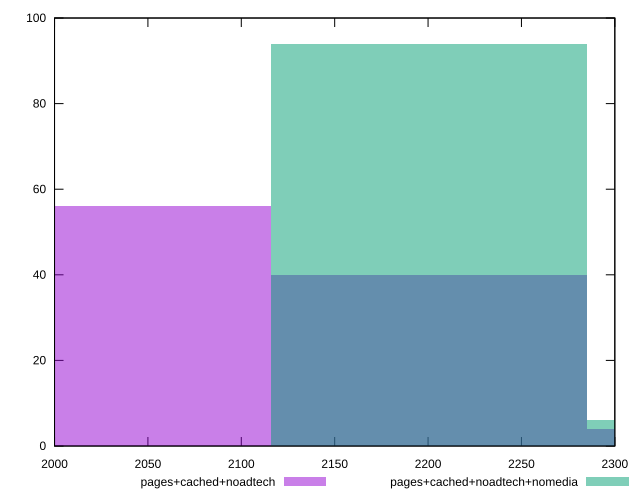

Generate this figure with gnuplot:
reset

$pagesCachedNoadtech <<EOF
2200.346191517185 40
2369.603590864661 4
2031.0887921697092 56
EOF

$pagesCachedNoadtechNomedia <<EOF
2369.603590864661 6
2200.346191517185 94
EOF

set key outside below
set boxwidth 169.25739934747577
set xrange [2000:2300]
set yrange [0:100]
set trange [0:100]
set style fill transparent solid 0.5 noborder
set terminal svg size 640, 500 enhanced background rgb 'white'
set output "report_00018_2021-02-10T15-25-16.877Z/unused-javascript/comparison/histogram/2_vs_3.svg"

plot $pagesCachedNoadtech title "pages+cached+noadtech" with boxes, \
     $pagesCachedNoadtechNomedia title "pages+cached+noadtech+nomedia" with boxes

reset
